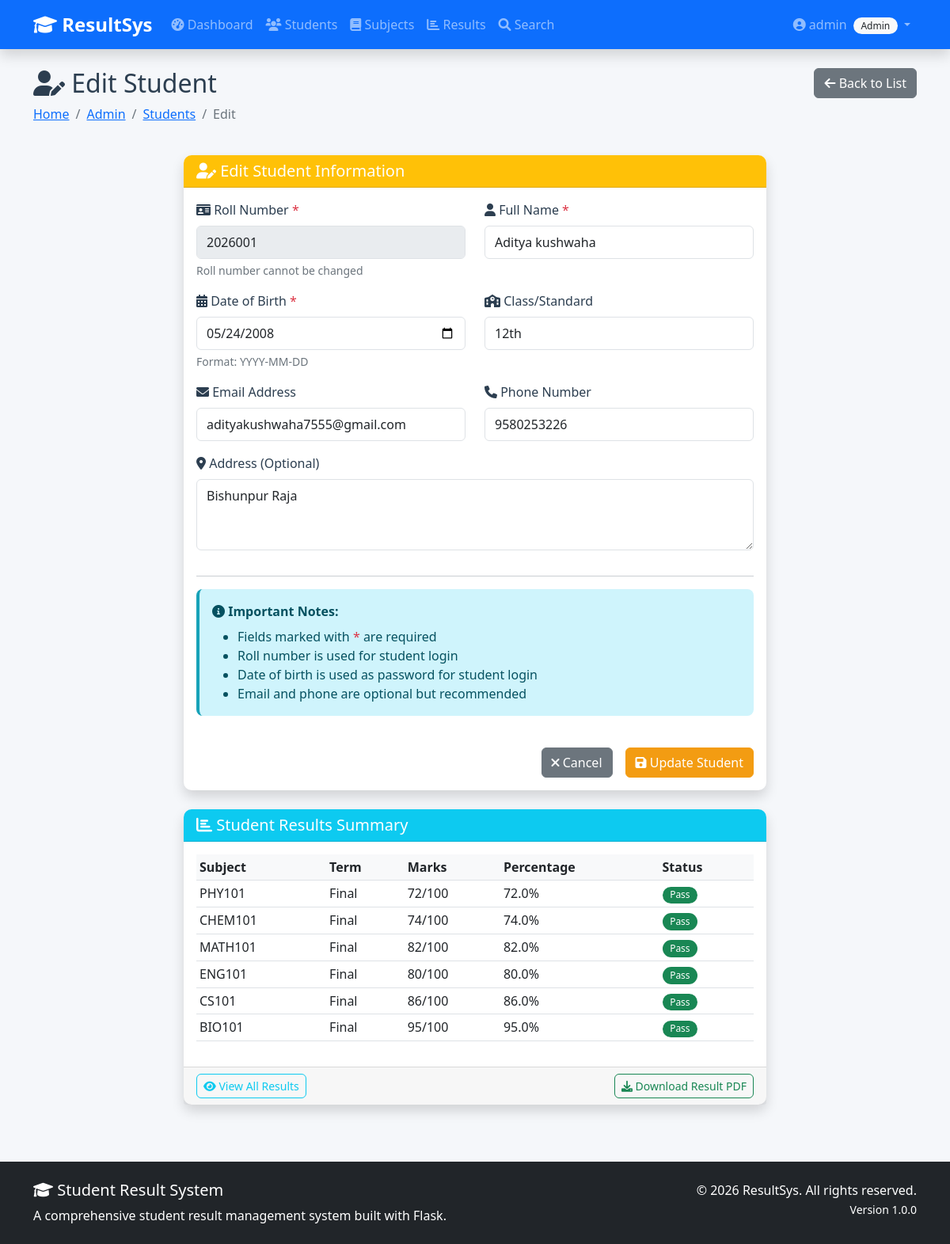
The app's page /admin/students/1/edit (signed in) with its own data.
### app.py (models this page shows)
class Student(db.Model):
    id = db.Column(db.Integer, primary_key=True)
    roll_no = db.Column(db.String(20), unique=True, nullable=False)
    full_name = db.Column(db.String(100), nullable=False)
    date_of_birth = db.Column(db.Date, nullable=False)
    email = db.Column(db.String(120))
    phone = db.Column(db.String(15))
    class_name = db.Column(db.String(50))
    address = db.Column(db.Text)
    created_at = db.Column(db.DateTime, default=datetime.utcnow)
    results = db.relationship('Result', backref='student', lazy=True, cascade='all, delete-orphan')

class Result(db.Model):
    id = db.Column(db.Integer, primary_key=True)
    student_id = db.Column(db.Integer, db.ForeignKey('student.id'), nullable=False)
    subject_id = db.Column(db.Integer, db.ForeignKey('subject.id'), nullable=False)
    marks_obtained = db.Column(db.Integer, nullable=False)
    exam_date = db.Column(db.Date, nullable=False, default=datetime.utcnow)
    term = db.Column(db.String(20))  # e.g., "Mid-Term", "Final"
    subject = db.relationship('Subject')

class Subject(db.Model):
    id = db.Column(db.Integer, primary_key=True)
    code = db.Column(db.String(20), unique=True, nullable=False)
    name = db.Column(db.String(100), nullable=False)
    max_marks = db.Column(db.Integer, nullable=False, default=100)
    results = db.relationship('Result', backref='subject_ref', lazy=True, cascade='all, delete-orphan')

### app.py (the view, shortened to what this page needs)
@app.route('/admin/students/<int:student_id>/edit', methods=['GET', 'POST'])
@role_required('admin')
def edit_student(student_id):
    student = Student.query.get_or_404(student_id)
    return render_template('add_edit_student.html', student=student)

### app.py (called while the page is built)
@app.context_processor
def inject_global_data():
    return {"current_year": datetime.now().year}

def login_required(f):
    @wraps(f)
    def decorated_function(*args, **kwargs):
        if 'user_id' not in session:
            flash('Please login to access this page.', 'warning')
            return redirect(url_for('login'))
        return f(*args, **kwargs)
    return decorated_function

def role_required(*required_roles):
    def decorator(f):
        @wraps(f)
        @login_required
        def decorated_function(*args, **kwargs):
            user = User.query.get(session['user_id'])
            if user.role not in required_roles:
                flash('Unauthorized access! You do not have permission to view this page.', 'danger')
                return redirect(url_for('dashboard'))
            return f(*args, **kwargs)
        return decorated_function
    return decorator

### templates/add_edit_student.html (shortened to what this page needs)
{% extends "base.html" %}
{% block page_title %}
<i class="fas fa-user-{{ 'edit' if student else 'plus' }}"></i>
{{ 'Edit' if student else 'Add New' }} Student
{% endblock %}
{% block breadcrumbs %}
<li class="breadcrumb-item"><a href="{{ url_for('admin_dashboard') }}">Admin</a></li>
<li class="breadcrumb-item"><a href="{{ url_for('manage_students') }}">Students</a></li>
<li class="breadcrumb-item active" aria-current="page">{{ 'Edit' if student else 'Add' }}</li>
{% endblock %}
{% block page_actions %}
<a href="{{ url_for('manage_students') }}" class="btn btn-secondary">
    <i class="fas fa-arrow-left"></i> Back to List
</a>
{% endblock %}
{% block content %}
<div class="row justify-content-center">
    <div class="col-lg-8">
        <div class="card shadow">
            <div class="card-header bg-{{ 'warning' if student else 'primary' }} text-white">
                <h5 class="mb-0">
                    <i class="fas fa-user-{{ 'edit' if student else 'plus' }}"></i>
                    {{ 'Edit Student Information' if student else 'Add New Student' }}
                </h5>
            </div>
            <div class="card-body">
                <form method="POST" action="{{ url_for('edit_student', student_id=student.id) if student else url_for('add_student') }}">
                    <div class="row">
                        <div class="col-md-6 mb-3">
                            <label for="roll_no" class="form-label">
                                <i class="fas fa-id-card"></i> Roll Number
                                <span class="text-danger">*</span>
                            </label>
                            {% if student %}
                            <input type="text" class="form-control" value="{{ student.roll_no }}" disabled>
                            <div class="form-text">Roll number cannot be changed</div>
                            {% else %}
                            <input type="text" class="form-control" id="roll_no" name="roll_no"
                                   value="{{ roll_no or '' }}"
                                   placeholder="Enter roll number (e.g., S001, 2023001)"
                                   required>
                            <div class="form-text">Roll number must be unique</div>
                            {% endif %}
                        </div>
                        <div class="col-md-6 mb-3">
                            <label for="full_name" class="form-label">
                                <i class="fas fa-user"></i> Full Name
                                <span class="text-danger">*</span>
                            </label>
                            <input type="text" class="form-control" id="full_name" name="full_name"
                                   value="{{ student.full_name if student else full_name or '' }}"
                                   placeholder="Enter full name" required>
                        </div>
                        <div class="col-md-6 mb-3">
                            <label for="dob" class="form-label">
                                <i class="fas fa-calendar-alt"></i> Date of Birth
                                <span class="text-danger">*</span>
                            </label>
                            <input type="date" class="form-control" id="dob" name="dob"
                                   value="{{ student.date_of_birth.strftime('%Y-%m-%d') if student else dob or '' }}"
                                   required>
                            <div class="form-text">Format: YYYY-MM-DD</div>
                        </div>
                        <div class="col-md-6 mb-3">
                            <label for="class_name" class="form-label">
                                <i class="fas fa-school"></i> Class/Standard
                            </label>
                            <input type="text" class="form-control" id="class_name" name="class_name"
                                   value="{{ student.class_name if student else class_name or '' }}"
                                   placeholder="e.g., 10th Grade, CS-101">
                        </div>
                        <div class="col-md-6 mb-3">
                            <label for="email" class="form-label">
                                <i class="fas fa-envelope"></i> Email Address
                            </label>
                            <input type="email" class="form-control" id="email" name="email"
                                   value="{{ student.email if student else email or '' }}"
                                   placeholder="student@example.com">
                        </div>
                        <div class="col-md-6 mb-3">
                            <label for="phone" class="form-label">
                                <i class="fas fa-phone"></i> Phone Number
                            </label>
                            <input type="tel" class="form-control" id="phone" name="phone"
                                   value="{{ student.phone if student else phone or '' }}"
                                   placeholder="+91 9876543210">
                        </div>
                        <div class="col-12 mb-3">
                            <label for="address" class="form-label">
                                <i class="fas fa-map-marker-alt"></i> Address (Optional)
                            </label>
                            <textarea class="form-control" id="address" name="address"
                                      rows="3" placeholder="Enter address">{{ student.address if student else address or '' }}</textarea>
                        </div>
                    </div>
                    <hr>
                    <div class="row">
                        <div class="col-12">
                            <div class="alert alert-info">
                                <i class="fas fa-info-circle"></i>
                                <strong>Important Notes:</strong>
                                <ul class="mb-0 mt-2">
                                    <li>Fields marked with <span class="text-danger">*</span> are required</li>
                                    <li>Roll number is used for student login</li>
                                    <li>Date of birth is used as password for student login</li>
                                    <li>Email and phone are optional but recommended</li>
                                </ul>
                            </div>
                        </div>
                    </div>
                    <div class="d-grid gap-2 d-md-flex justify-content-md-end mt-4">
                        <a href="{{ url_for('manage_students') }}" class="btn btn-secondary me-md-2">
                            <i class="fas fa-times"></i> Cancel
                        </a>
                        <button type="submit" class="btn btn-{{ 'warning' if student else 'primary' }}">
                            <i class="fas fa-save"></i> {{ 'Update' if student else 'Save' }} Student
                        </button>
                    </div>
                </form>
            </div>
        </div>
        {% if student %}
        <div class="card shadow mt-4">
            <div class="card-header bg-info text-white">
                <h5 class="mb-0">
                    <i class="fas fa-chart-bar"></i> Student Results Summary
                </h5>
            </div>
            <div class="card-body">
                {% if student.results %}
                <div class="table-responsive">
                    <table class="table table-sm">
                        <thead>
                            <tr>
                                <th>Subject</th>
                                <th>Term</th>
                                <th>Marks</th>
                                <th>Percentage</th>
                                <th>Status</th>
                            </tr>
                        </thead>
                        <tbody>
                            {% for result in student.results %}
                            {% set percentage = (result.marks_obtained / result.subject.max_marks * 100) %}
                            <tr>
                                <td>{{ result.subject.code }}</td>
                                <td>{{ result.term or 'N/A' }}</td>
                                <td>{{ result.marks_obtained }}/{{ result.subject.max_marks }}</td>
                                <td>{{ "%.1f"|format(percentage) }}%</td>
                                <td>
                                    {% if result.marks_obtained >= 40 %}
                                    <span class="badge bg-success">Pass</span>
                                    {% else %}
                                    <span class="badge bg-danger">Fail</span>
                                    {% endif %}
                                </td>
                            </tr>
                            {% endfor %}
                        </tbody>
                    </table>
                </div>
                {% else %}
                <div class="text-center py-3">
                    <i class="fas fa-chart-line fa-2x text-muted mb-3"></i>
                    <p class="text-muted mb-0">No results found for this student.</p>
                </div>
                {% endif %}
            </div>
            <div class="card-footer">
                <div class="d-flex justify-content-between">
                    <a href="{{ url_for('search_results', roll_no=student.roll_no) }}" class="btn btn-outline-info btn-sm">
                        <i class="fas fa-eye"></i> View All Results
                    </a>
                    <a href="{{ url_for('download_result', roll_no=student.roll_no) }}" class="btn btn-outline-success btn-sm">
                        <i class="fas fa-download"></i> Download Result PDF
                    </a>
                </div>
            </div>
        </div>
        {% endif %}
    </div>
</div>
{% endblock %}

### static/css/style.css (style rules this page uses)
:root { --primary-color: #3498db; --secondary-color: #2c3e50; --success-color: #27ae60; --danger-color: #e74c3c; --warning-color: #f39c12; --info-color: #17a2b8; --light-color: #f8f9fa; --dark-color: #343a40; }
body { font-family: 'Segoe UI', Tahoma, Geneva, Verdana, sans-serif; background-color: #f5f7fa; color: var(--secondary-color); min-height: 100vh; display: flex; flex-direction: column; }
.card { border: none; border-radius: 10px; transition: transform 0.3s, box-shadow 0.3s; }
.card-header { border-radius: 10px 10px 0 0 !important; font-weight: 600; }
.btn { border-radius: 6px; font-weight: 500; transition: all 0.3s; }
.btn-warning { background-color: var(--warning-color); border-color: var(--warning-color); color: #fff; }
.table { border-collapse: separate; border-spacing: 0; }
.table th { font-weight: 600; background-color: #f8f9fa; border-top: none; }
.alert { border: none; border-radius: 8px; border-left: 4px solid; }
.alert-info { border-left-color: var(--info-color); }
.form-control, .form-select { border-radius: 6px; border: 1px solid #dee2e6; padding: 0.5rem 0.75rem; transition: border-color 0.3s, box-shadow 0.3s; }
.badge { border-radius: 20px; padding: 0.4em 0.8em; font-weight: 500; }
.alert { animation: slideIn 0.3s ease-out; }

### records on screen
Student: roll_no "2026001", full_name "Aditya kushwaha", dob "05/24/2008", class_name "12th", email "adityakushwaha7555@gmail.com", phone "9580253226", address "Bishunpur Raja"
Result: subject.code "PHY101", term "Final", marks_obtained "72", subject.max_marks "100", percentage "72.0", shows "Pass"
Result: subject.code "CHEM101", term "Final", marks_obtained "74", subject.max_marks "100", percentage "74.0", shows "Pass"
Result: subject.code "MATH101", term "Final", marks_obtained "82", subject.max_marks "100", percentage "82.0", shows "Pass"
Result: subject.code "ENG101", term "Final", marks_obtained "80", subject.max_marks "100", percentage "80.0", shows "Pass"
Result: subject.code "CS101", term "Final", marks_obtained "86", subject.max_marks "100", percentage "86.0", shows "Pass"
Result: subject.code "BIO101", term "Final", marks_obtained "95", subject.max_marks "100", percentage "95.0", shows "Pass"

### other values on screen
{{ session.username }} "admin"
{{ session.role|title }} "Admin"
{{ 'Edit' if student else 'Add New' }} "Edit"
{{ 'Edit' if student else 'Add' }} "Edit"
{{ 'Edit Student Information' if student else 'Add New Student' }} "Edit Student Information"
{{ 'Update' if student else 'Save' }} "Update"
